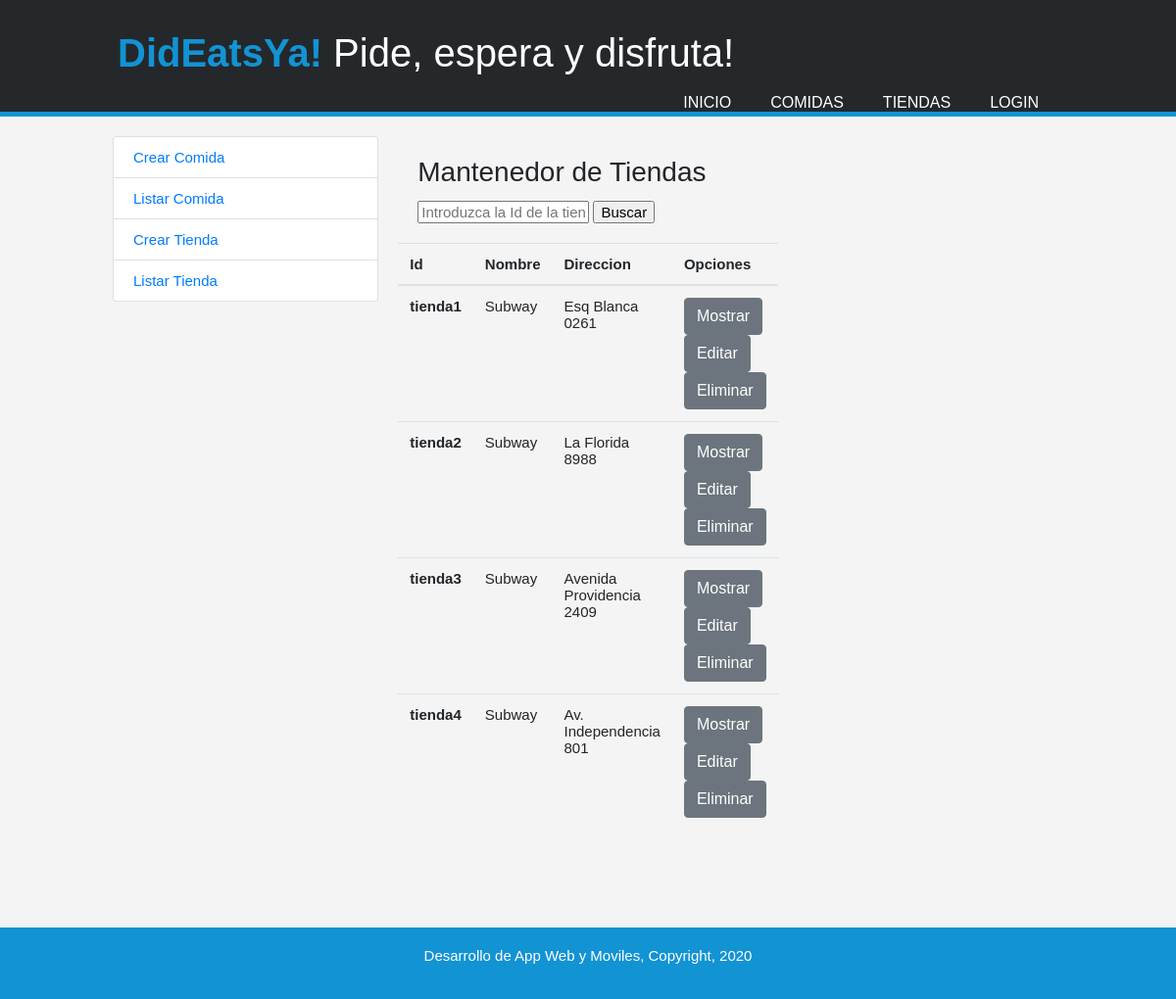
Screenshot of /tiendas/mantenedor/buscar/ with the database file from the repository.
### tiendas/models.py (models this page shows, shortened)
class Tienda(models.Model):
	tienda_id = models.CharField(max_length=10,help_text="Ingrese ID de la Tienda",primary_key=True)
	tienda_nombre = models.CharField(max_length=200, help_text="Ingrese Nombre de la Tienda")
	tienda_comuna = models.CharField(max_length=200, help_text="Ingrese Comuna de la Tienda")
	tienda_direccion = models.CharField(max_length=200, help_text="Ingrese Direccion de la Tienda")
	tienda_descripcion=models.TextField(max_length=3000, help_text="Ingrese la descripcion de la Tienda")
	tienda_imagen=models.ImageField(upload_to="gallery", null=True)
	def get_absolute_url(self):
		return reverse('tiendas:details', args=[str(self.tienda_id)])

### tiendas/views.py (the view)
# urls.py: path('mantenedor/buscar/', TiendaSearch, name='buscar'),
def TiendaSearch(request, id=None):
	queryset = Tienda.objects.all()
	query = request.GET.get("q")
	if query:
			queryset = queryset.filter(tienda_id__icontains=query)
	context = {
		"object_list" : queryset,
		"title" : "Buscar"
	}
	return render(request, "tiendas/tiendas_buscar.html",context)

### templates/tiendas/tiendas_buscar.html
{% extends "main_template.html" %}
{% load humanize %}
{% block content %}
{% load static %}
<link rel="stylesheet" href="{% static '/style.css' %}">
<link rel="stylesheet" href="{% static '/menu/menustyle.css' %}">
<header>
        <div class="contenedor">
            <div class="marca">
                <h1><span class="resaltado">DidEatsYa!</span> Pide, espera y disfruta!</h1>
            </div>
            <nav>
                <ul>
                    <li id="1"><a href="{% url 'inicio' %}">Inicio</a></li>
                    <li id="2"><a href="{% url 'comidas:allfoods' %}">Comidas</a></li>
                    <li id="3"><a href="{% url 'tiendas:allstores' %}">Tiendas</a></li>
                    {% if user.is_authenticated %}
                            <li style="width:12%" class="navli"><a href="#">{{ user.get_username }}</a>
                                <ul class="child">
                                    <li><a href= "{{ user.cuenta.get_absolute_url }}">Profile</a></li>
                                    {% if user.is_superuser %}
                                        <li><a href="{% url 'comidas:buscar' %}">Mantenedor Comida</a></li>
                                        <li class="actual"><a href="{% url 'tiendas:buscar' %}">Mantenedor Tiendas</a></li>
                                    {% endif %}
                                    <li><a href="{% url 'logout' %}">Logout</a></li>
                                </ul>
                            </li>
                        {% else %}
                            <li><a href="{% url 'login' %}?next={{request.path}}">Login</a>
                        {% endif %}
                </ul>
            </nav>
        </div>
</header>
<div class="container">
  {% include 'comidas/lateral_bar.html' %}
  <div class="row">
    <div class="col">
      <div class="card-body">
          <h3 class="card-title">Mantenedor de Tiendas</h3>
          <form method="GET" action="">
              <input type="text" name="q" placeholder="Introduzca la Id de la tienda" >
              <input type="submit" name="Serch" value = "{{ title }}">
          </form>
      </div>
      <table class="table">
        <thead>
        <tr>
          <th>Id</th>
          <th>Nombre</th>
          <th>Direccion</th>
          <th>Opciones</th>
        </tr>
        </thead>
        <tbody>
          {% for object in object_list %}
          <tr>
            <th scope="row">{{ object.tienda_id }}</th>
            <td>{{ object.tienda_nombre }}</td>
            <td>{{ object.tienda_direccion }}</td>
            <td>
              <a href="{{ object.get_absolute_url }}" class="btn btn-secondary" >Mostrar</a>
              <a href="{% url 'tiendas:editar' pk=object.tienda_id %}" class="btn btn-secondary" >Editar</a>
              <a href="{% url 'tiendas:eliminar' pk=object.tienda_id %}" class="btn btn-secondary" >Eliminar</a>
            </td>
          </tr>
          {% endfor %}
        </tbody>
      </table>
    </div>
  </div>
</div>
{% endblock %}

### static/style.css (style rules this page uses)
body { font: 15px Arial, Helvetica, sans-serif; padding: 0; margin: 0; background-color: #f4f4f4; }
.contenedor { width: 80%; margin: auto; overflow: hidden; }
ul { margin: 0; padding: 0; }
header { background-color: #24282B; color: #FFFFFF; padding-top: 30px; min-height: 70px; border-bottom: 5px solid #1293D4; }
header a { color: #FFFFFF; text-decoration: none; text-transform: uppercase; font-size: 16px; }
header li { float: left; display: inline; padding: 0px 20px 0px 20px; }
header nav { float: right; margin-top: 10px; }
header .resaltado, header .actual a { color: #1293D4; font-weight: bold; }
.table { width: 100%; margin: auto; }

### static/menu/menustyle.css (style rules this page uses)
body { margin : 0; padding : 0; background-position : center; font-family : Helvetica; }
.container { width : 90%; max-width : 1000px; margin : 20px auto; display : grid; grid-gap : 20px; grid-template-columns : repeat(3, 1fr); grid-template-rows : repeat(5, auto); grid-template-areas : "header header header" "galery galery galery" "widget-1 widget-1 widget-1" "widget-2 widget-2 widget-2" "footer footer footer"; }

### rows the page displays
Tienda: tienda_id "tienda1", tienda_nombre "Subway", tienda_direccion "Esq Blanca 0261"
Tienda: tienda_id "tienda2", tienda_nombre "Subway", tienda_direccion "La Florida 8988"
Tienda: tienda_id "tienda3", tienda_nombre "Subway", tienda_direccion "Avenida Providencia 2409"
Tienda: tienda_id "tienda4", tienda_nombre "Subway", tienda_direccion "Av. Independencia 801"
